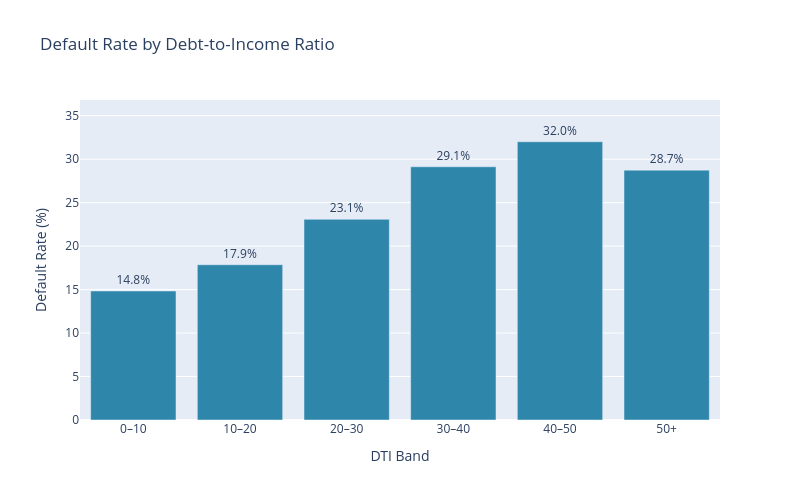

The notebook cell saved with this chart:
### Code cell
# Does debt-to-income ratio relate to default risk?
dti_bins = [0, 10, 20, 30, 40, 50, np.inf]
dti_labels = [
    "0–10", "10–20", "20–30",
    "30–40", "40–50", "50+"
]

dti_group = pd.cut(
    df["dti_n"],
    bins=dti_bins,
    labels=dti_labels,
    include_lowest=True
)

dti_results = df.groupby(
    dti_group, observed=False
).agg(
    total_loans=("Default", "size"),
    default_rate=("Default", "mean"),
    average_dti=("dti_n", "mean")
)

dti_results["default_rate"] *= 100

# Chart
chart_df = dti_results.reset_index().rename(
    columns={"dti_n": "DTI Band"}
)
chart_df["DTI Band"] = chart_df["DTI Band"].astype(str)

fig = px.bar(
    chart_df,
    x="DTI Band",
    y="default_rate",
    text="default_rate",
    hover_data={
        "total_loans": ":,",
        "average_dti": ":.1f",
        "default_rate": ":.2f",
    },
    labels={
        "default_rate": "Default Rate (%)",
        "total_loans": "Total Loans",
        "average_dti": "Avg DTI",
    },
    title="Default Rate by Debt-to-Income Ratio",
)

fig.update_traces(
    texttemplate="%{text:.1f}%",
    textposition="outside",
    marker_color="#2E86AB",
)
fig.update_layout(
    width=800,
    height=500,
    xaxis_title="DTI Band",
    yaxis_title="Default Rate (%)",
    yaxis_range=[0, chart_df["default_rate"].max() * 1.15],
)
fig.show()

display(dti_results.round(2))

### Figure 1 — Plotly figure (JSON) as saved in the notebook; plotly's stock layout.template omitted (floating-point values rounded to 4 significant figures)
{"data": [{"customdata": [[245700.0, 6.484], [563400.0, 15.11], [409900.0, 24.42], [121900.0, 33.45], [4024.0, 44.28], [2780.0, 103.2]], "hovertemplate": "DTI Band=%{x}<br>Default Rate (%)=%{text:.2f}<br>Total Loans=%{customdata[0]:,}<br>Avg DTI=%{customdata[1]:.1f}<extra></extra>", "legendgroup": "", "marker": {"color": "#2E86AB", "pattern": {"shape": ""}}, "name": "", "orientation": "v", "showlegend": false, "text": [14.84, 17.85, 23.08, 29.13, 32.01, 28.74], "textposition": "outside", "texttemplate": "%{text:.1f}%", "type": "bar", "x": ["0–10", "10–20", "20–30", "30–40", "40–50", "50+"], "xaxis": "x", "y": [14.84, 17.85, 23.08, 29.13, 32.01, 28.74], "yaxis": "y"}], "layout": {"barmode": "relative", "height": 500, "legend": {"tracegroupgap": 0}, "title": {"text": "Default Rate by Debt-to-Income Ratio"}, "width": 800, "xaxis": {"anchor": "y", "domain": [0, 1], "title": {"text": "DTI Band"}}, "yaxis": {"anchor": "x", "domain": [0, 1], "range": [0, 36.81], "title": {"text": "Default Rate (%)"}}}}
